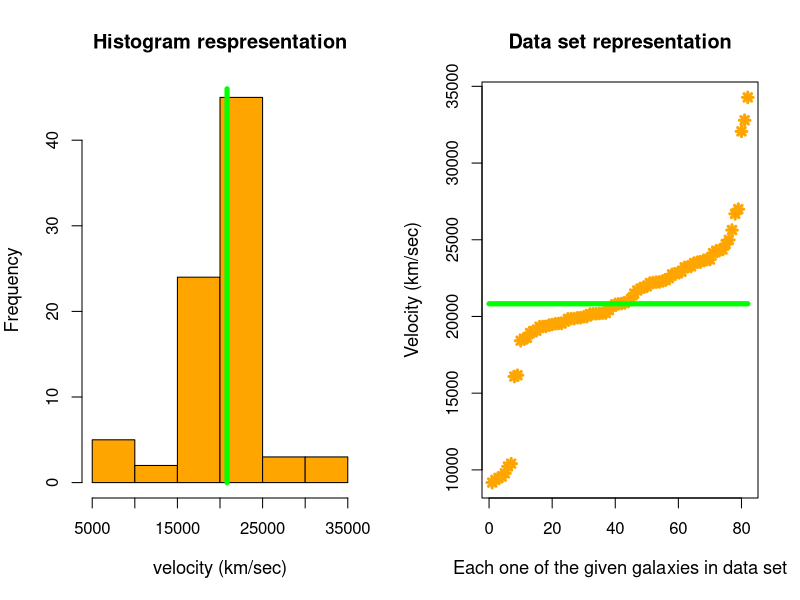

Here is the R script that generated this plot:
## ---- chunk 1
library(MASS); data(galaxies); str(galaxies)
## ---- chunk 2
help(galaxies)
## ---- chunk 3
par(mfrow=c(1,2))
hist(galaxies, xlab='velocity (km/sec)', col='orange',
     main='Histogram respresentation', cex.lab=1.1, cex.main=1.2)
lines(c(mean(galaxies),mean(galaxies)), c(0, 46), col="green",lwd=5)
plot(galaxies, ylab='Velocity (km/sec)', xlab="Each one of the given galaxies in data set",
     col="orange", pch=8, lwd=3, main='Data set representation', cex.lab=1.1, cex.main=1.2)
lines(x=c(0,length(galaxies)),y=c(mean(galaxies),mean(galaxies)), col="green",lwd=5)
